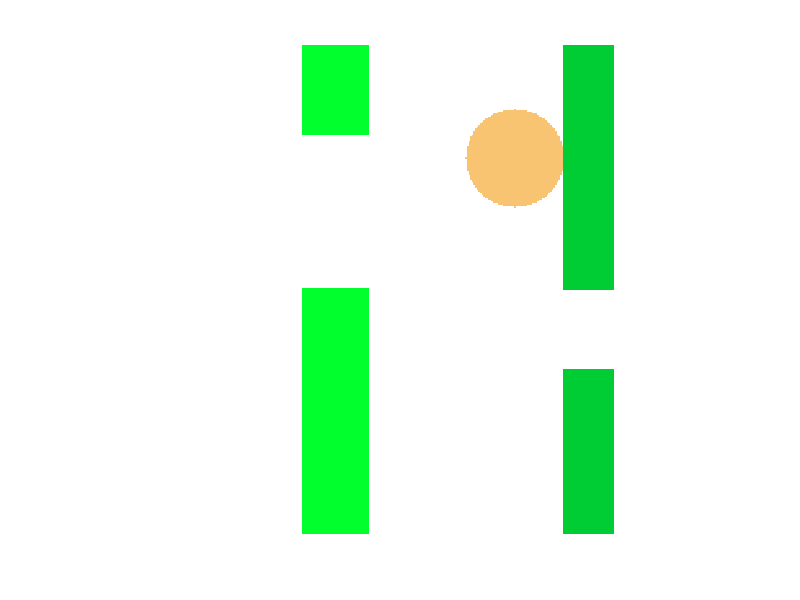

This chart was generated by the following MATLAB code:
clear, clc, close all
nuevaColor=255*ones(300,255,3);
%Vázquez Pech Juan Román
%Jueguito RETO1
for f=0:5:60
    nuevaColor=255*ones(300,255,3);
    %pause(0.1);
for i=1:1:300
   for j=1:1:250
      if (60+f<=i && i<=120+f) && ( (50+f-sqrt(900-(i-90-f)^2)) <=j && (j<= (50+f+sqrt(900-(i-90-f)^2))))   
          nuevaColor(i,j,1:3)=[248, 196, 113];
      end      
      if (180<=i && i<=300) && (50-f<=j && j<=100-f)
          nuevaColor(i,j,1:3)=[34, 153, 84];
      end
      if (1<=i && i<=60) && (50-f<=j && j<=100-f)
          nuevaColor(i,j,1:3)=[34, 153, 84];
      end
      
      
      if (150<=i && i<=300) && (245-f<=j && j<=285-f)
          nuevaColor(i,j,1:3)=[0,255,45];
      end
      if (1<=i && i<=55) && (245-f<=j && j<=285-f)
          nuevaColor(i,j,1:3)=[0,255,45];
      end
   end
end
imshow(uint8(nuevaColor))

end
for f=0:5:80
    nuevaColor=255*ones(300,255,3);
    %pause(0.1);
for i=1:1:300
   for j=1:1:250
      if (60-f+60<=i && i<=120-f+60) && ( (50+f+60-sqrt(900-(i-90+f-60)^2)) <=j && (j<= (50+f+60+sqrt(900-(i-90+f-60)^2))))   
          nuevaColor(i,j,1:3)=[248, 196, 113];
      end   
      
       if (180<=i && i<=300) && (50-f-60<=j && j<=100-f-60)
          nuevaColor(i,j,1:3)=[34, 153, 84];
      end
      if (1<=i && i<=60) && (50-f-60<=j && j<=100-f-60)
          nuevaColor(i,j,1:3)=[34, 153, 84];
      end
      
      if (150<=i && i<=300) && (245-60-f<=j && j<=285-60-f)
          nuevaColor(i,j,1:3)=[0,255,45];
      end
      if (1<=i && i<=55) && (245-f-60<=j && j<=285-f-60)
          nuevaColor(i,j,1:3)=[0,255,45];
      end
      
   end
end
imshow(uint8(nuevaColor))

end


for f=0:5:45
    nuevaColor=255*ones(300,255,3);
    %pause(0.1);
for i=1:1:300
   for j=1:1:250
      if (60-20<=i && i<=120-20) && ( (50+140-sqrt(900-(i-90+20)^2)) <=j && (j<= (50+140+sqrt(900-(i-90+20)^2))))   
          nuevaColor(i,j,1:3)=[248, 196, 113];
      end   
      
      
      
      if (150<=i && i<=300) && (245-140-f<=j && j<=285-140-f)
          nuevaColor(i,j,1:3)=[0,255,45];
      end
      if (1<=i && i<=55) && (245-f-140<=j && j<=285-f-140)
          nuevaColor(i,j,1:3)=[0,255,45];
      end
      
      if (200<=i && i<=300) && (245-180-f+200<=j && j<=285-180-f+200)
          nuevaColor(i,j,1:3)=[0, 204, 51];
      end
      if (1<=i && i<=150) && (245-f-180+200<=j && j<=285-f-180+200)
          nuevaColor(i,j,1:3)=[0, 204, 51];
      end
      
   end
end


imshow(uint8(nuevaColor))
%pause(0.15);
end